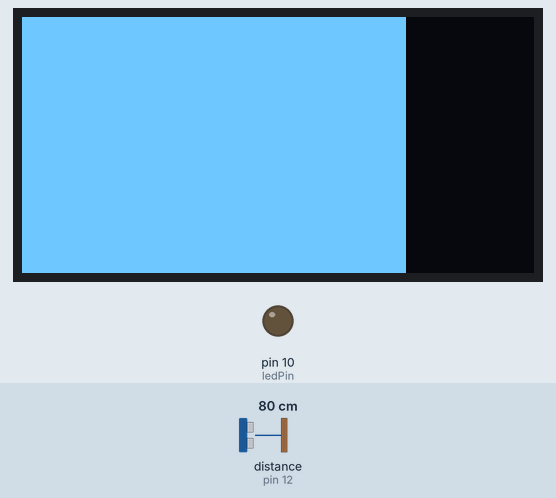
Recording of a sketch running on a simulated Arduino Uno, built with avr-gcc and run on an emulated ATmega328P. On the bench: 128×64 one-colour display, output pins drawn as LEDs (lit = HIGH). Wiring (inferred from the names in the program): ultrasonic range finder: trigger pin 11; echo pin 12. The test bench sets the inputs (shaded band); at power-on: distance to the obstacle (sensor on pin 12) 80 cm. The echo pulse lasts 58.3 µs per cm; pins used as bus, display or sensor lines are not drawn.

Above: at 1.26 s.
1.3 s: distance to the obstacle (sensor on pin 12) set to 2 cm
At 1.37 s:
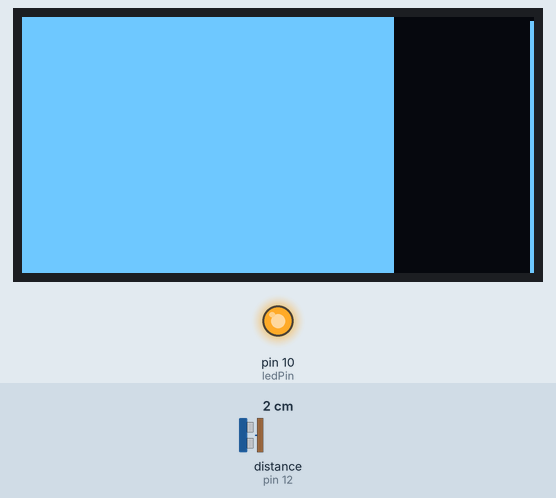
2.9 s: distance to the obstacle (sensor on pin 12) set to 4 cm
At 2.96 s:
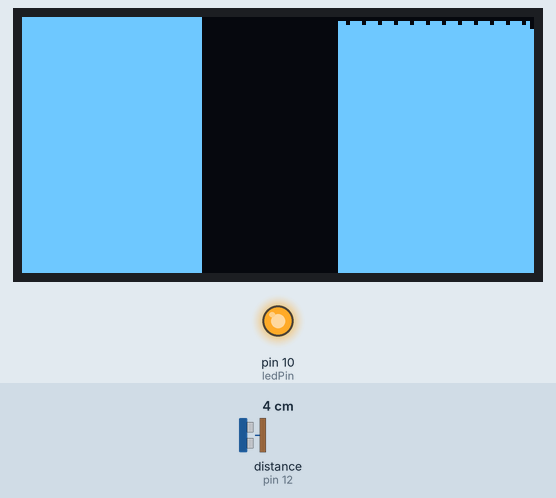
4.4 s: distance to the obstacle (sensor on pin 12) set to 9 cm
At 4.46 s:
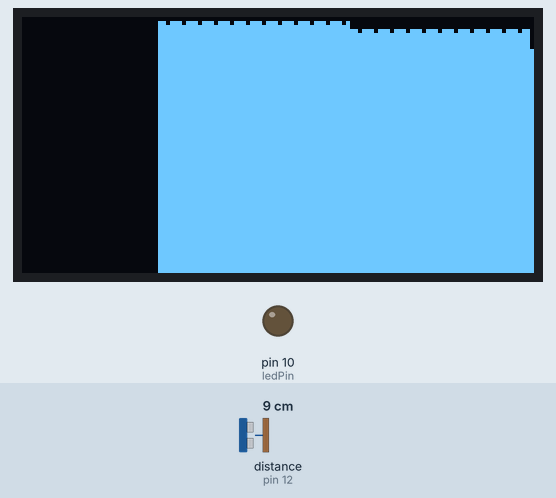
Timing chart, 0 to 7.4 s (numbered marks = the images above; inputs shaded):
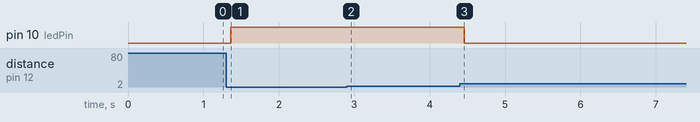

The sketch:

sonarSandbox.ino
```cpp
#include <Adafruit_GFX.h>
#include <Adafruit_SSD1306.h>

#define OLED_RESET 4
Adafruit_SSD1306 display(OLED_RESET);

#define trigPin 11
#define echoPin 12
#define ledPin 10
#define numSensorVals 128 // Display Width

int loopNum = 0;
int sensorVals[numSensorVals];

void setup() {
  pinMode(trigPin, OUTPUT);
  pinMode(echoPin, INPUT);
  pinMode(ledPin, OUTPUT);

  // OLED initialization
  Serial.begin(9600);
  // by default, we'll generate the high voltage from the 3.3v line internally! (neat!)
  display.begin(SSD1306_SWITCHCAPVCC, 0x3C);  // initialize with the I2C addr 0x3D (for the 128x64)
  // Initialize the array of sensor values for the graph to display
  for (int i=0; i < numSensorVals; i++){
    sensorVals[i] = 0;
  }

  // Clear the buffer, display test text
  display.clearDisplay();
  display.setTextSize(2);
  display.setTextColor(WHITE);
  display.setCursor(0,0);
  display.println("Startup...");
  display.display();
}

void loop() {
  /* Circularly record sensor values into the array so
  that we have one for each vertical line on the display,
  overwriting the oldest value with each new value. */
  long distance = getSonarDistance();
  sensorVals[loopNum] = distance;
  displayGraph();
  ++loopNum;
  if (loopNum > 127) { loopNum = 0; }

  // Turn the LED on if there's a detection within a certain distance
  if (distance < 6) {
    digitalWrite(ledPin,HIGH);
  } else {
    digitalWrite(ledPin,LOW);
  }
}

long getSonarDistance(){
  digitalWrite(trigPin, LOW);
  delayMicroseconds(2);
  digitalWrite(trigPin, HIGH);
  delayMicroseconds(5); // originally 10
  digitalWrite(trigPin, LOW);
  long microSecondDuration = pulseIn(echoPin, HIGH);
  long distance = durationToCm(microSecondDuration);
  return distance;
}

long durationToCm(long microSecondDuration) {
  return (microSecondDuration/2) / 29.1;
}

long durationToIn(long microSecondDuration) {
  return (microSecondDuration/2) / 74;
}

void displayGraph(){
  /*
   *  FastVLine draws from the top down, so we'll use a white screen that we can draw black lines
   *  from the top down varying in length by detection distance.
   *  This will have the end effect of displaying white lines (from the bottom up) representing how close the detection is to the sensor
   */
  display.clearDisplay();
  display.fillScreen(1);
  for (int16_t i = 0; i < numSensorVals; i++) {
    // loopNum is always the index of the last recorded sensor value, which we always want
    // to display at the far right of the screen (numSensorVals-1, assuming every line on the display is used for the graph).

    // The sensor value to use for the current line in the graph is the index of the last recorded sensor val minus the distance to the position that val will be displayed at
    int idx = loopNum - ((numSensorVals-1) - i);
    // Rollover negative values
    if (idx < 0) {idx = numSensorVals - (idx * -1);}

    display.drawFastVLine(i, 0, sensorVals[idx], 0);
  }
  display.display();
}
```

Measured:
- after the input at 1.3 s, pin 10 (ledPin): LOW → HIGH after 0.07 s
- after the input at 4.4 s, pin 10 (ledPin): HIGH → LOW after 0.06 s
